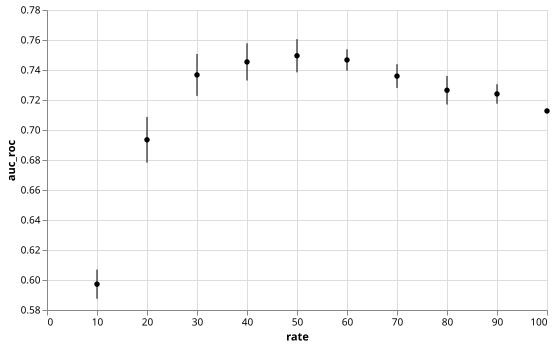

Reproduce this figure in Python.
import altair as alt
import pandas as pd
import sys

def main():
    path = sys.argv[1]
    data = pd.read_csv(path, delimiter=";")

    w = 500

    error_bars = alt.Chart(data).mark_errorbar(extent='stdev').encode(
        y=alt.Y('auc_roc').scale(zero=False),
        x=alt.X('rate')
    )

    points = alt.Chart(data, width=w).mark_point(filled=True, color='black').encode(
        y=alt.Y('mean(auc_roc)'),
        x=alt.X('rate'),
    )

    chart = error_bars + points

    # chart = alt.Chart(data, width=100).transform_density(
    #     'auc_roc',
    #     as_=['auc_roc', 'density'],
    #     groupby=['rate']
    # ).mark_area(orient='horizontal').encode(
    #     alt.X('density:Q')
    #         .stack('center')
    #         .impute(None)
    #         .title(None)
    #         .axis(labels=False, values=[0], grid=False, ticks=True),
    #     alt.Y('auc_roc:Q'),
    #     alt.Color('rate:N'),
    #     alt.Column('rate:N')
    #         .spacing(0)
    #         .header(titleOrient='bottom', labelOrient='bottom', labelPadding=0)
    # ).configure_view(
    #     stroke=None
    # )

    chart.save("./sample_train.svg")

if __name__ == "__main__":
    main()
